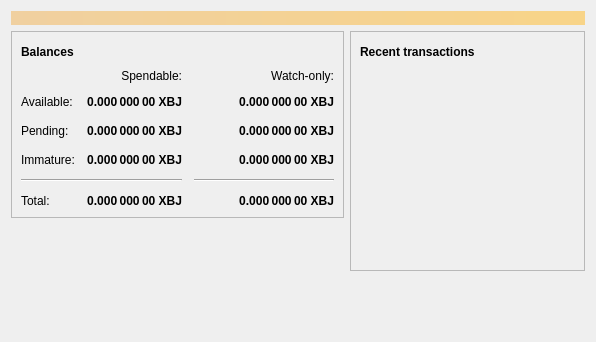
<?xml version="1.0" encoding="UTF-8"?>
<ui version="4.0">
 <class>OverviewPage</class>
 <widget class="QWidget" name="OverviewPage">
  <property name="geometry">
   <rect>
    <x>0</x>
    <y>0</y>
    <width>596</width>
    <height>342</height>
   </rect>
  </property>
  <property name="windowTitle">
   <string>Form</string>
  </property>
  <layout class="QVBoxLayout" name="topLayout">
   <item>
    <widget class="QLabel" name="labelAlerts">
     <property name="visible">
      <bool>false</bool>
     </property>
     <property name="styleSheet">
      <string notr="true">QLabel { background-color: qlineargradient(x1: 0, y1: 0, x2: 1, y2: 0, stop:0 #F0D0A0, stop:1 #F8D488); color:#000000; }</string>
     </property>
     <property name="wordWrap">
      <bool>true</bool>
     </property>
     <property name="margin">
      <number>3</number>
     </property>
     <property name="textInteractionFlags">
      <set>Qt::TextSelectableByMouse</set>
     </property>
    </widget>
   </item>
   <item>
    <layout class="QHBoxLayout" name="horizontalLayout" stretch="1,1">
     <item>
      <layout class="QVBoxLayout" name="verticalLayout_2">
       <item>
        <widget class="QFrame" name="frame">
         <property name="frameShape">
          <enum>QFrame::StyledPanel</enum>
         </property>
         <property name="frameShadow">
          <enum>QFrame::Raised</enum>
         </property>
         <layout class="QVBoxLayout" name="verticalLayout_4">
          <item>
           <layout class="QHBoxLayout" name="horizontalLayout_4">
            <item>
             <widget class="QLabel" name="label_5">
              <property name="font">
               <font>
                <weight>75</weight>
                <bold>true</bold>
               </font>
              </property>
              <property name="text">
               <string>Balances</string>
              </property>
             </widget>
            </item>
            <item>
             <widget class="QPushButton" name="labelWalletStatus">
              <property name="enabled">
               <bool>true</bool>
              </property>
              <property name="maximumSize">
               <size>
                <width>30</width>
                <height>16777215</height>
               </size>
              </property>
              <property name="toolTip">
               <string>The displayed information may be out of date. Your wallet automatically synchronizes with the Bjornc network after a connection is established, but this process has not completed yet.</string>
              </property>
              <property name="text">
               <string/>
              </property>
              <property name="icon">
               <iconset resource="../bitcoin.qrc">
                <normaloff>:/icons/warning</normaloff>
                <disabledoff>:/icons/warning</disabledoff>:/icons/warning</iconset>
              </property>
              <property name="iconSize">
               <size>
                <width>24</width>
                <height>24</height>
               </size>
              </property>
              <property name="flat">
               <bool>true</bool>
              </property>
             </widget>
            </item>
            <item>
             <spacer name="horizontalSpacer_3">
              <property name="orientation">
               <enum>Qt::Horizontal</enum>
              </property>
              <property name="sizeHint" stdset="0">
               <size>
                <width>40</width>
                <height>20</height>
               </size>
              </property>
             </spacer>
            </item>
           </layout>
          </item>
          <item>
           <layout class="QGridLayout" name="gridLayout">
            <property name="spacing">
             <number>12</number>
            </property>
            <item row="2" column="2">
             <widget class="QLabel" name="labelWatchPending">
              <property name="font">
               <font>
                <weight>75</weight>
                <bold>true</bold>
               </font>
              </property>
              <property name="cursor">
               <cursorShape>IBeamCursor</cursorShape>
              </property>
              <property name="toolTip">
               <string>Unconfirmed transactions to watch-only addresses</string>
              </property>
              <property name="text">
               <string notr="true">0.000 000 00 XBJ</string>
              </property>
              <property name="alignment">
               <set>Qt::AlignRight|Qt::AlignTrailing|Qt::AlignVCenter</set>
              </property>
              <property name="textInteractionFlags">
               <set>Qt::LinksAccessibleByMouse|Qt::TextSelectableByKeyboard|Qt::TextSelectableByMouse</set>
              </property>
             </widget>
            </item>
            <item row="2" column="1">
             <widget class="QLabel" name="labelUnconfirmed">
              <property name="font">
               <font>
                <weight>75</weight>
                <bold>true</bold>
               </font>
              </property>
              <property name="cursor">
               <cursorShape>IBeamCursor</cursorShape>
              </property>
              <property name="toolTip">
               <string>Total of transactions that have yet to be confirmed, and do not yet count toward the spendable balance</string>
              </property>
              <property name="text">
               <string notr="true">0.000 000 00 XBJ</string>
              </property>
              <property name="alignment">
               <set>Qt::AlignRight|Qt::AlignTrailing|Qt::AlignVCenter</set>
              </property>
              <property name="textInteractionFlags">
               <set>Qt::LinksAccessibleByMouse|Qt::TextSelectableByKeyboard|Qt::TextSelectableByMouse</set>
              </property>
             </widget>
            </item>
            <item row="3" column="2">
             <widget class="QLabel" name="labelWatchImmature">
              <property name="font">
               <font>
                <weight>75</weight>
                <bold>true</bold>
               </font>
              </property>
              <property name="cursor">
               <cursorShape>IBeamCursor</cursorShape>
              </property>
              <property name="toolTip">
               <string>Mined balance in watch-only addresses that has not yet matured</string>
              </property>
              <property name="text">
               <string notr="true">0.000 000 00 XBJ</string>
              </property>
              <property name="alignment">
               <set>Qt::AlignRight|Qt::AlignTrailing|Qt::AlignVCenter</set>
              </property>
              <property name="textInteractionFlags">
               <set>Qt::LinksAccessibleByMouse|Qt::TextSelectableByKeyboard|Qt::TextSelectableByMouse</set>
              </property>
             </widget>
            </item>
            <item row="4" column="0" colspan="2">
             <widget class="Line" name="line">
              <property name="orientation">
               <enum>Qt::Horizontal</enum>
              </property>
             </widget>
            </item>
            <item row="4" column="2">
             <widget class="Line" name="lineWatchBalance">
              <property name="sizePolicy">
               <sizepolicy hsizetype="Preferred" vsizetype="Fixed">
                <horstretch>0</horstretch>
                <verstretch>0</verstretch>
               </sizepolicy>
              </property>
              <property name="minimumSize">
               <size>
                <width>140</width>
                <height>0</height>
               </size>
              </property>
              <property name="orientation">
               <enum>Qt::Horizontal</enum>
              </property>
             </widget>
            </item>
            <item row="5" column="0">
             <widget class="QLabel" name="labelTotalText">
              <property name="text">
               <string>Total:</string>
              </property>
             </widget>
            </item>
            <item row="3" column="1">
             <widget class="QLabel" name="labelImmature">
              <property name="font">
               <font>
                <weight>75</weight>
                <bold>true</bold>
               </font>
              </property>
              <property name="cursor">
               <cursorShape>IBeamCursor</cursorShape>
              </property>
              <property name="toolTip">
               <string>Mined balance that has not yet matured</string>
              </property>
              <property name="text">
               <string notr="true">0.000 000 00 XBJ</string>
              </property>
              <property name="alignment">
               <set>Qt::AlignRight|Qt::AlignTrailing|Qt::AlignVCenter</set>
              </property>
              <property name="textInteractionFlags">
               <set>Qt::LinksAccessibleByMouse|Qt::TextSelectableByKeyboard|Qt::TextSelectableByMouse</set>
              </property>
             </widget>
            </item>
            <item row="2" column="3">
             <spacer name="horizontalSpacer_2">
              <property name="orientation">
               <enum>Qt::Horizontal</enum>
              </property>
              <property name="sizeHint" stdset="0">
               <size>
                <width>40</width>
                <height>20</height>
               </size>
              </property>
             </spacer>
            </item>
            <item row="3" column="0">
             <widget class="QLabel" name="labelImmatureText">
              <property name="text">
               <string>Immature:</string>
              </property>
             </widget>
            </item>
            <item row="5" column="1">
             <widget class="QLabel" name="labelTotal">
              <property name="font">
               <font>
                <weight>75</weight>
                <bold>true</bold>
               </font>
              </property>
              <property name="cursor">
               <cursorShape>IBeamCursor</cursorShape>
              </property>
              <property name="toolTip">
               <string>Your current total balance</string>
              </property>
              <property name="text">
               <string notr="true">0.000 000 00 XBJ</string>
              </property>
              <property name="alignment">
               <set>Qt::AlignRight|Qt::AlignTrailing|Qt::AlignVCenter</set>
              </property>
              <property name="textInteractionFlags">
               <set>Qt::LinksAccessibleByMouse|Qt::TextSelectableByKeyboard|Qt::TextSelectableByMouse</set>
              </property>
             </widget>
            </item>
            <item row="5" column="2">
             <widget class="QLabel" name="labelWatchTotal">
              <property name="font">
               <font>
                <weight>75</weight>
                <bold>true</bold>
               </font>
              </property>
              <property name="cursor">
               <cursorShape>IBeamCursor</cursorShape>
              </property>
              <property name="toolTip">
               <string>Current total balance in watch-only addresses</string>
              </property>
              <property name="text">
               <string notr="true">0.000 000 00 XBJ</string>
              </property>
              <property name="alignment">
               <set>Qt::AlignRight|Qt::AlignTrailing|Qt::AlignVCenter</set>
              </property>
              <property name="textInteractionFlags">
               <set>Qt::LinksAccessibleByMouse|Qt::TextSelectableByKeyboard|Qt::TextSelectableByMouse</set>
              </property>
             </widget>
            </item>
            <item row="0" column="2">
             <widget class="QLabel" name="labelWatchonly">
              <property name="text">
               <string>Watch-only:</string>
              </property>
              <property name="alignment">
               <set>Qt::AlignRight|Qt::AlignTrailing|Qt::AlignVCenter</set>
              </property>
             </widget>
            </item>
            <item row="1" column="0">
             <widget class="QLabel" name="labelBalanceText">
              <property name="text">
               <string>Available:</string>
              </property>
             </widget>
            </item>
            <item row="1" column="1">
             <widget class="QLabel" name="labelBalance">
              <property name="font">
               <font>
                <weight>75</weight>
                <bold>true</bold>
               </font>
              </property>
              <property name="cursor">
               <cursorShape>IBeamCursor</cursorShape>
              </property>
              <property name="toolTip">
               <string>Your current spendable balance</string>
              </property>
              <property name="text">
               <string notr="true">0.000 000 00 XBJ</string>
              </property>
              <property name="alignment">
               <set>Qt::AlignRight|Qt::AlignTrailing|Qt::AlignVCenter</set>
              </property>
              <property name="textInteractionFlags">
               <set>Qt::LinksAccessibleByMouse|Qt::TextSelectableByKeyboard|Qt::TextSelectableByMouse</set>
              </property>
             </widget>
            </item>
            <item row="1" column="2">
             <widget class="QLabel" name="labelWatchAvailable">
              <property name="font">
               <font>
                <weight>75</weight>
                <bold>true</bold>
               </font>
              </property>
              <property name="cursor">
               <cursorShape>IBeamCursor</cursorShape>
              </property>
              <property name="toolTip">
               <string>Your current balance in watch-only addresses</string>
              </property>
              <property name="text">
               <string notr="true">0.000 000 00 XBJ</string>
              </property>
              <property name="alignment">
               <set>Qt::AlignRight|Qt::AlignTrailing|Qt::AlignVCenter</set>
              </property>
              <property name="textInteractionFlags">
               <set>Qt::LinksAccessibleByMouse|Qt::TextSelectableByKeyboard|Qt::TextSelectableByMouse</set>
              </property>
             </widget>
            </item>
            <item row="2" column="0">
             <widget class="QLabel" name="labelPendingText">
              <property name="text">
               <string>Pending:</string>
              </property>
             </widget>
            </item>
            <item row="0" column="1">
             <widget class="QLabel" name="labelSpendable">
              <property name="text">
               <string>Spendable:</string>
              </property>
              <property name="alignment">
               <set>Qt::AlignRight|Qt::AlignTrailing|Qt::AlignVCenter</set>
              </property>
             </widget>
            </item>
           </layout>
          </item>
         </layout>
        </widget>
       </item>
       <item>
        <spacer name="verticalSpacer">
         <property name="orientation">
          <enum>Qt::Vertical</enum>
         </property>
         <property name="sizeHint" stdset="0">
          <size>
           <width>20</width>
           <height>40</height>
          </size>
         </property>
        </spacer>
       </item>
      </layout>
     </item>
     <item>
      <layout class="QVBoxLayout" name="verticalLayout_3">
       <item>
        <widget class="QFrame" name="frame_2">
         <property name="frameShape">
          <enum>QFrame::StyledPanel</enum>
         </property>
         <property name="frameShadow">
          <enum>QFrame::Raised</enum>
         </property>
         <layout class="QVBoxLayout" name="verticalLayout">
          <item>
           <layout class="QHBoxLayout" name="horizontalLayout_2">
            <item>
             <widget class="QLabel" name="label_4">
              <property name="font">
               <font>
                <weight>75</weight>
                <bold>true</bold>
               </font>
              </property>
              <property name="text">
               <string>Recent transactions</string>
              </property>
             </widget>
            </item>
            <item>
             <widget class="QPushButton" name="labelTransactionsStatus">
              <property name="enabled">
               <bool>true</bool>
              </property>
              <property name="maximumSize">
               <size>
                <width>30</width>
                <height>16777215</height>
               </size>
              </property>
              <property name="toolTip">
               <string>The displayed information may be out of date. Your wallet automatically synchronizes with the Bjornc network after a connection is established, but this process has not completed yet.</string>
              </property>
              <property name="text">
               <string/>
              </property>
              <property name="icon">
               <iconset resource="../bitcoin.qrc">
                <normaloff>:/icons/warning</normaloff>
                <disabledoff>:/icons/warning</disabledoff>:/icons/warning</iconset>
              </property>
              <property name="iconSize">
               <size>
                <width>24</width>
                <height>24</height>
               </size>
              </property>
              <property name="flat">
               <bool>true</bool>
              </property>
             </widget>
            </item>
            <item>
             <spacer name="horizontalSpacer">
              <property name="orientation">
               <enum>Qt::Horizontal</enum>
              </property>
              <property name="sizeHint" stdset="0">
               <size>
                <width>40</width>
                <height>20</height>
               </size>
              </property>
             </spacer>
            </item>
           </layout>
          </item>
          <item>
           <widget class="QListView" name="listTransactions">
            <property name="styleSheet">
             <string notr="true">QListView { background: transparent; }</string>
            </property>
            <property name="frameShape">
             <enum>QFrame::NoFrame</enum>
            </property>
            <property name="verticalScrollBarPolicy">
             <enum>Qt::ScrollBarAlwaysOff</enum>
            </property>
            <property name="horizontalScrollBarPolicy">
             <enum>Qt::ScrollBarAlwaysOff</enum>
            </property>
            <property name="selectionMode">
             <enum>QAbstractItemView::NoSelection</enum>
            </property>
           </widget>
          </item>
         </layout>
        </widget>
       </item>
       <item>
        <spacer name="verticalSpacer_2">
         <property name="orientation">
          <enum>Qt::Vertical</enum>
         </property>
         <property name="sizeHint" stdset="0">
          <size>
           <width>20</width>
           <height>40</height>
          </size>
         </property>
        </spacer>
       </item>
      </layout>
     </item>
    </layout>
   </item>
  </layout>
 </widget>
 <resources/>
 <connections/>
</ui>
